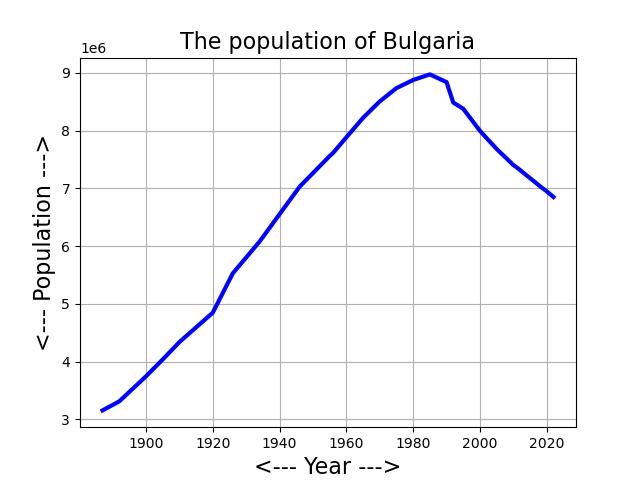

Source code (Python):
#! /usr/bin/env python3
#
def bulgaria_plot ( ):

#*****************************************************************************80
#
## bulgaria_plot() plots the population of Bulgaria over time.
#
#  Licensing:
#
#    This code is distributed under the MIT license.
#
#  Modified:
#
#    24 April 2019
#
#  Author:
#
#    John Burkardt
#
  import matplotlib
  import matplotlib.pyplot as plt
  import numpy as np
  import platform

  print ( '' )
  print ( 'bulgaria_plot():' )
  print ( '  python version:     ' + platform.python_version ( ) )
  print ( '  numpy version:      ' + np.version.version )
  print ( '  matplotlib version: ' + matplotlib.__version__ )
  print ( '  Plot the population of Bulgaria over time.' )
#
#  Read the pairs "Year, Population" from the file.
#
  filename = 'bulgaria_data.txt'
  data = np.loadtxt ( filename )
#
#  Split data into separate year and population vectors.
#
  year = data[:,0]
  population = data[:,1]
#
#  Plot the data.
#
  plt.plot ( year, population, linewidth = 3, color = 'b' )
  plt.grid ( True )
  plt.xlabel ( '<--- Year --->', fontsize = 16 )
  plt.ylabel ( '<--- Population --->', fontsize = 16 )
  plt.title ( 'The population of Bulgaria', fontsize = 16 )
  filename = 'bulgaria_plot.png'
  plt.savefig ( filename )
  print ( '  Graphics saved as "' + filename + '"' )
  plt.show ( block = False )
  plt.close ( )
#
#  Terminate.
#
  print ( '' )
  print ( 'bulgaria_plot():' )
  print ( '  Normal end of execution.' )
  return

if ( __name__ == '__main__' ):
  bulgaria_plot ( )
 
